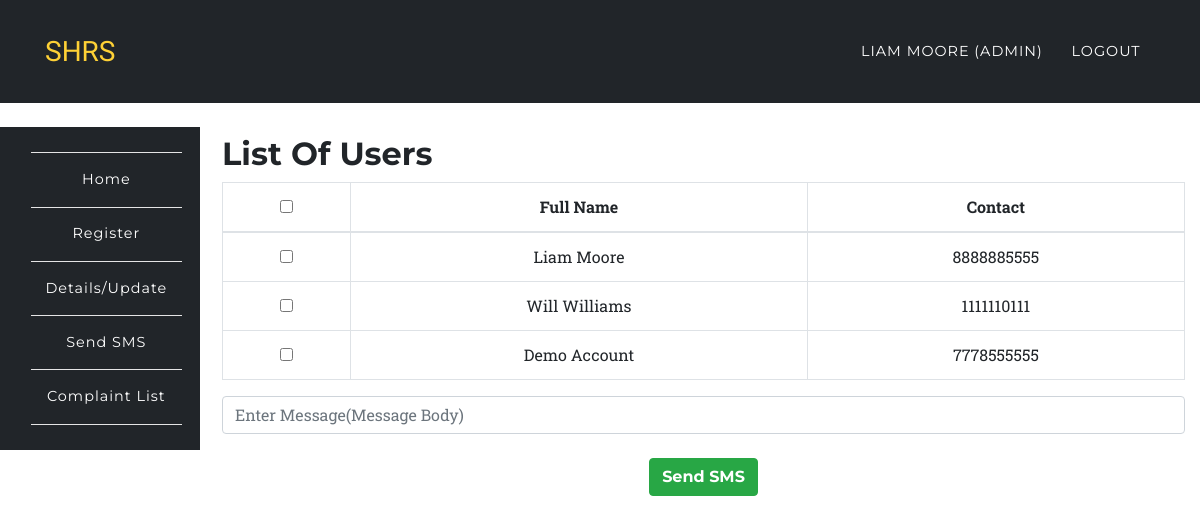
/app/sms.php (signed in), run on the app's committed database.
### tables this page shows
CREATE TABLE `users` (
  `id` int(10) UNSIGNED NOT NULL,
  `fullname` varchar(191) NOT NULL,
  `mobile` varchar(191) NOT NULL,
  `username` varchar(191) NOT NULL,
  `email` varchar(191) NOT NULL,
  `password` varchar(191) NOT NULL,
  `created_at` timestamp NULL DEFAULT CURRENT_TIMESTAMP,
  `updated_at` timestamp NULL DEFAULT CURRENT_TIMESTAMP,
  `role` varchar(100) DEFAULT 'user',
  `status` int(1) NOT NULL DEFAULT '1'
);

### app/sms.php (the view, shortened to what this page needs)
<?php
	require '../config/config.php';
		try {
			$stmt = $connect->prepare('SELECT * FROM users');
			$stmt->execute();
			$data = $stmt->fetchAll(PDO::FETCH_ASSOC);
		}
		catch(PDOException $e) {
			$errMsg = $e->getMessage();
		}
?>
<?php include '../include/header.php';?>
	<nav class="navbar navbar-expand-lg navbar-dark" style="background-color:#212529;" id="mainNav">
      <div class="container">
        <a class="navbar-brand js-scroll-trigger" href="../index.php">SHRS</a>
        <div class="collapse navbar-collapse" id="navbarResponsive">
          <ul class="navbar-nav text-uppercase ml-auto">
            <li class="nav-item">
              <a class="nav-link" href="login.php"><?php echo $_SESSION['fullname']; ?> <?php if($_SESSION['role'] == 'admin'){ echo "(Admin)"; } ?></a>
            </li>
            <li class="nav-item">
              <a href="../auth/logout.php" class="nav-link">Logout</a>
            </li>
          </ul>
        </div>
      </div>
    </nav>
<?php include '../include/side-nav.php';?>
<section class="wrapper" style="margin-left:16%;margin-top: -11%;">
	<div class="container">
		<div class="row">
			<div class="col-12">
				<h2>List Of Users</h2>
				<div class="table-responsive text-center">
					<form action="" method="post">
						<table class="table table-bordered">
						  <thead>
						    <tr>
						      <th><input type="checkbox" name="" id="selectAll"></th>
						      <th>Full Name</th>
						      <th>Contact</th>
						    </tr>
						  </thead>
						  <tbody>
						  	<?php
						  		foreach ($data as $key => $value) {
								   echo '<tr>';
								      echo '<th scope="row"><input type="checkbox" name="check[]" value="'.$value['mobile'].'" id="selectAll$key"></th>';
								      echo '<td>'.$value['fullname'].'</td>';
								      echo '<td>'.$value['mobile'].'</td>';
								   echo '</tr>';
						  		}
						  	?>
						  </tbody>
						</table>
						<input type="textarea" name="message" class="form-control" placeholder="Enter Message(Message Body)" required>
						<br>
						<button type="submit" class="btn btn-success" name='sms_alert' value="sms_alert">Send SMS</button>
					</form>
				</div>
			</div>
		</div>
	</div>
</section>
<?php include '../include/footer.php';?>

### assets/css/rent.css (style rules this page uses)
body { overflow-x: hidden; font-family: "Roboto Slab", "Helvetica Neue", Helvetica, Arial, sans-serif; }
a { color: #ff5722; }
h1, h2, h3, h4, h5, h6 { font-weight: 700; font-family: "Montserrat", "Helvetica Neue", Helvetica, Arial, sans-serif; }
section { padding: 100px 0; }
@media (min-width: 768px) { section { padding: 140px 0; } }
.btn { font-family: "Montserrat", "Helvetica Neue", Helvetica, Arial, sans-serif; font-weight: 700; }
#mainNav { background-color: #212529; }
#mainNav .navbar-brand { color: #fed136; font-family: "Kaushan Script", "Helvetica Neue", Helvetica, Arial, cursive; }
#mainNav .navbar-nav .nav-item .nav-link { font-size: 90%; font-weight: 400; padding: 0.75em 0; letter-spacing: 1px; color: white; font-family: "Montserrat", "Helvetica Neue", Helvetica, Arial, sans-serif; }
@media (min-width: 992px) { #mainNav { padding-top: 25px; padding-bottom: 25px; -webkit-transition: padding-top 0.3s, padding-bottom 0.3s; -moz-transition: padding-top 0.3s, padding-bottom 0.3s; transition: padding-top 0.3s, padding-bottom 0.3s; border: none; background-color: transparent; } }
@media (min-width: 992px) { #mainNav .navbar-brand { font-size: 1.75em; -webkit-transition: all 0.3s; -moz-transition: all 0.3s; transition: all 0.3s; } }
@media (min-width: 992px) { #mainNav .navbar-nav .nav-item .nav-link { padding: 1.1em 1em !important; } }

### assets/css/style.css (style rules this page uses)
.navbar { border-radius: 0px; }
section { padding-left: 15px; }

### data on the page
users: fullname "Liam Moore", mobile "8888885555"
users: fullname "Will Williams", mobile "1111110111"
users: fullname "Demo Account", mobile "7778555555"

### other printed values
$_SESSION['fullname'] "LIAM MOORE"
